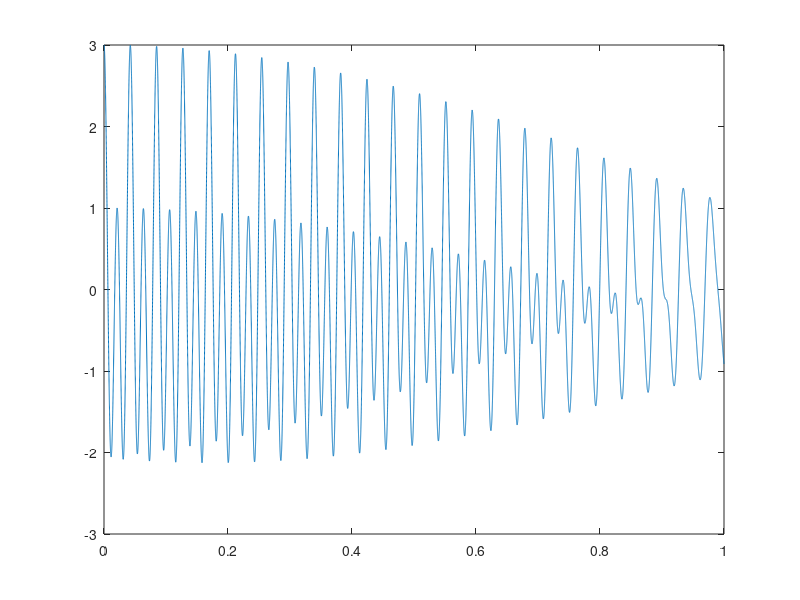
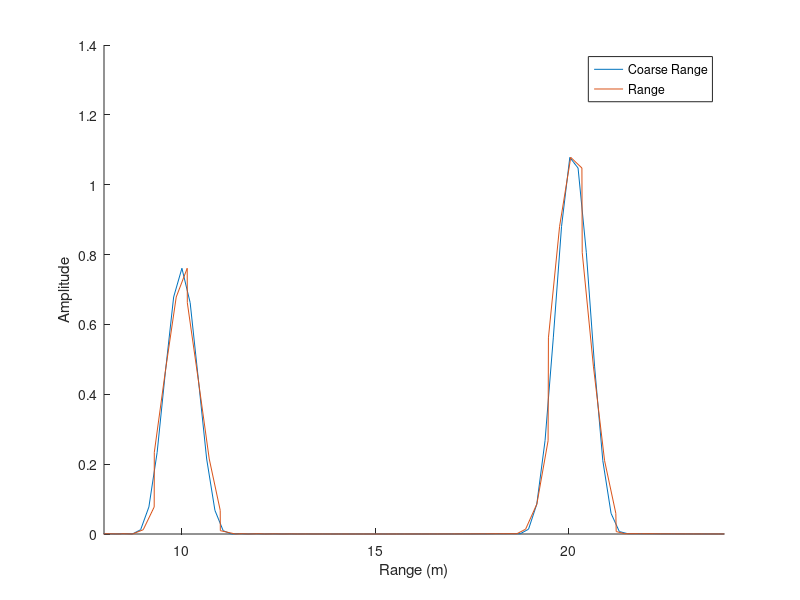

Recreate these plots in MATLAB, in order. (Note: this script raises an error after producing the figures.)
% An example for ApRES processing, using a user-defined signal
% Uses processing steps from fmcw_range
% Using equations and values from Brennan et al., 2014

%% Define constants
B = 200e6; % Bandwidth (Hz)
c = 3e8; % Speed of light
eps_r = 3.1; % Dielectric constant of ice
T = 1; % Pulse duration
f_c = 300e6; % Center Frequency (Hz)

del_R = c/(2*B*sqrt(eps_r)); % Equation 1b

%% Define an arbitrary reflector scenario
% We know del_R is ~43cm, so let's define something at a higher resolution
% Say there are 3 reflectors, one at 10m, one at 20m, and one at 20.2m
R1 = 10;
R2 = 20;
R3 = 20.2;
tau1 = 2*R1*sqrt(eps_r)/c; % from paragraph between eqns 12 and 13
tau2 = 2*R2*sqrt(eps_r)/c; 
tau3 = 2*R3*sqrt(eps_r)/c; 
%% Now we generate our signal
t = linspace(0,1,40000); % initialize t array (40kHz sampling)
K = 2*pi*B/T; % eqn 11
f1 = K*tau1;
f2 = K*tau2;
f3 = K*tau3;
s = exp(1j*f1*t)+exp(1j*f2*t)+exp(1j*f3*t);
figure()
plot(t,real(s));

%% Pre-FFT processing
N = size(s,2);
xn = round(0.5*(N));
[nchirps,N] = size(s); % only 1 chirp
win = blackman(N); % define window
p = 2; % define pad factor

nf = round((p*N)/2 - 0.5); % number of frequencies to recover 
% Calculate phase of each range bin centre for correction - not sure either
n = (0:nf - 1)';
Rcoarse =  n*c/(2*B*sqrt(eps_r)*p); % From figure 6
phiref = 2*pi*f_c*n./(B.*p) - (K*n.^2)/(2*B.^2*p.^2); % eq 17: phase for each range bin centre (measured at t=T/2), given that tau = n/(B*p)
[spec,spec_cor] = deal(zeros(nchirps,nf)); % preallocate

vif = s;
vif = vif-mean(vif); % de-mean
vif = win.*vif.'; % windowed

% zero padded to length p*N
vifpad = zeros(p*N,1);
vifpad(1:length(vif)) = vif;
vifpad = circshift(vifpad,-xn); % signal time shifted so phase centre at start

fftvif = (sqrt(2*p)/length(vifpad)).*fft(vifpad); % fft and scale for padding 
fftvif = fftvif./rms(win); % scale for window
spec = fftvif(1:nf); % positive frequency half of spectrum up to (nyquist minus deltaf)
comp = exp(-1i*(phiref)); % unit phasor with conjugate of phiref phase
spec_cor = comp.*fftvif(1:nf); % positive frequency half of spectrum with ref phase subtracted
lambdac = 0.5608;
Rfine = angle(spec_cor)./((4*pi/lambdac) - (4*Rcoarse*K/(c/sqrt(eps_r))^2)); 
R = Rfine+Rcoarse;
% Trim down to relevant sections
%R = R(1:150);
%Rcoarse = Rcoarse(1:150);
%spec_cor = spec_cor(1:150);
figure()
hold on;
plot(Rcoarse,abs(spec_cor),'DisplayName','Coarse Range');
plot(R,abs(spec_cor),'DisplayName','Range');
xlim([8,24]);
xlabel("Range (m)"); ylabel("Amplitude")
legend;

%% Find peaks
[pks,locs]=findpeaks(abs(spec_cor),Rcoarse,'MinPeakProminence',1e-3);
disp("Using coarse range, reflector found at: "+locs+" m");
[pks,locs]=findpeaks(abs(spec_cor),R,'MinPeakProminence',1e-3);
disp("Using coarse and fine range, reflector found at: "+locs+" m");

